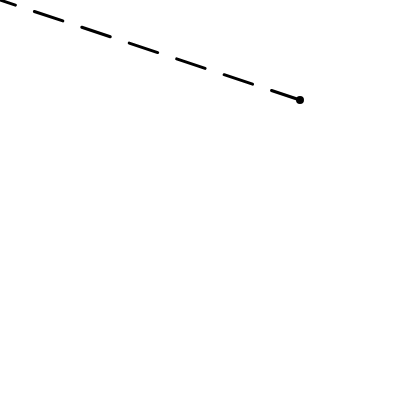
Frame 1 (no input)
Frame 60 (no input): identical to frame 1, image omitted
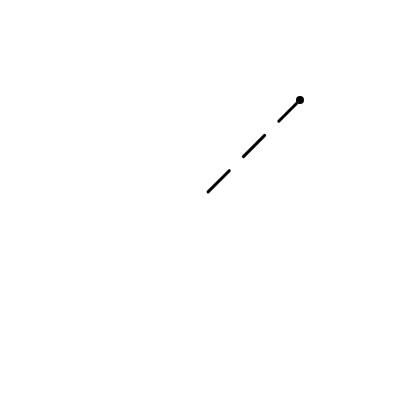
Frame 120 (the mouse pressed at the canvas centre since frame 60)

The p5.js sketch that drew these frames (run headless with seeded random() and noise() and a simulated clock; from frame 60 on, the mouse is pressed at the canvas centre):

// p5.js sketch
// ── sketch.js

function setup() {
  createCanvas(400, 400);
  smooth(); 
}

function draw() {
  background(255); 

  //these x and y values represent the line from the point to your cursor
  var x0 = width * 0.75;
  var y0 = height * 0.25;
  var x1 = mouseX;
  var y1 = mouseY; 

  var dashLength = 50.0; 
  var lineLength = dist(x0, y0, x1, y1); 
  var nDashesf = (lineLength / dashLength);

  stroke(0); 
  strokeWeight(3.0);
  ellipse(x0, y0, 5, 5); 

  //splits the calculated line into multiple lines, making dashes
  for (var i=0; i<nDashesf; i++) {
    var percentA = map(i+0.0, 0, nDashesf, 0, 1);
    var percentB = map(min(i+0.6, nDashesf), 0, nDashesf, 0, 1);

    var dashXa = map(percentA, 0, 1, x0, x1); 
    var dashYa = map(percentA, 0, 1, y0, y1);
    var dashXb = map(percentB, 0, 1, x0, x1); 
    var dashYb = map(percentB, 0, 1, y0, y1);

    line (dashXa, dashYa, dashXb, dashYb);
  }
}
